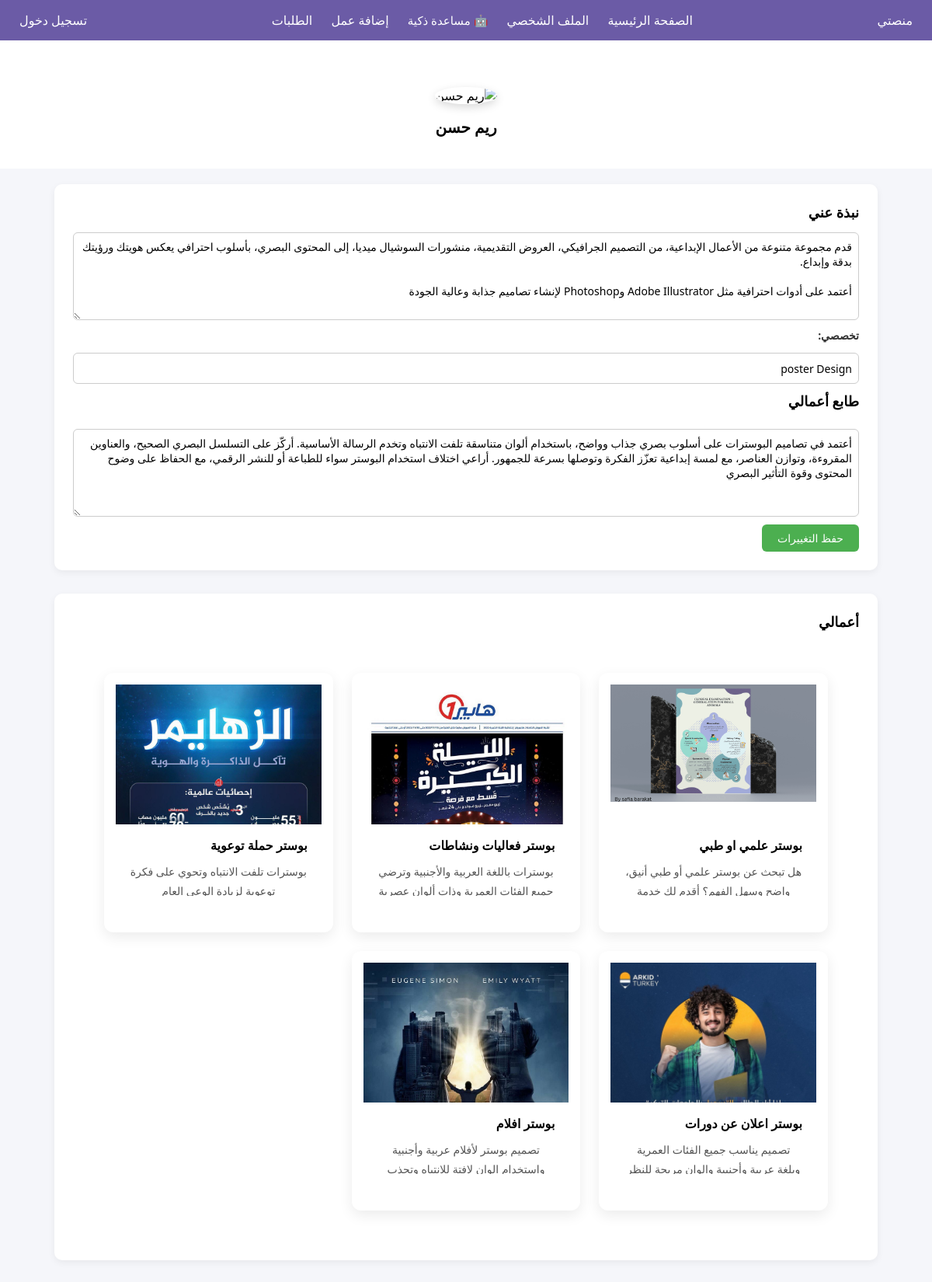
The page /designer/profile (signed in) on the database as committed earlier.
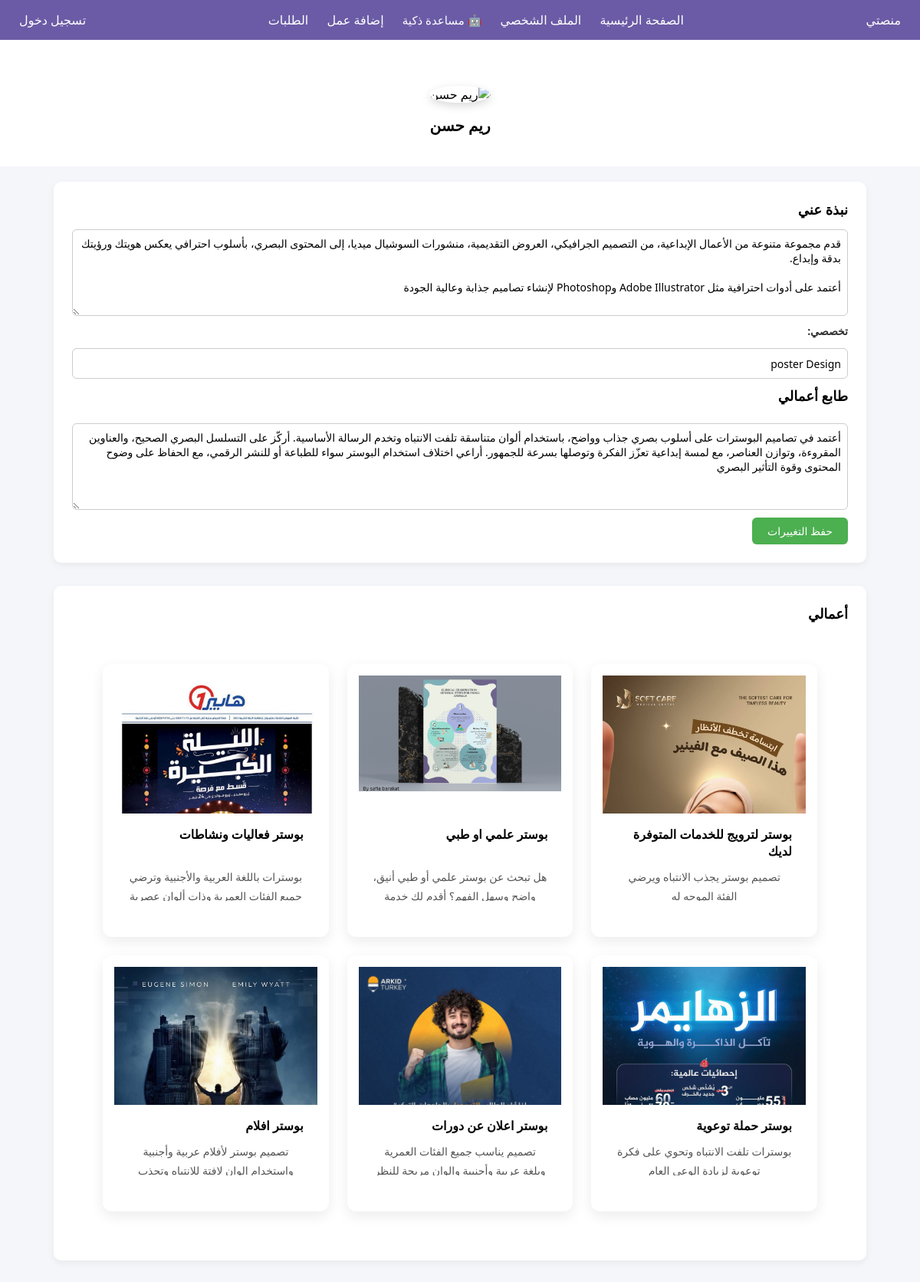
The same page on the database as committed later.
### tables this page shows
CREATE TABLE designs (
    id INTEGER PRIMARY KEY AUTOINCREMENT,
    designer_id INTEGER,
    title TEXT,
    description TEXT,
    image_path TEXT,
    FOREIGN KEY (designer_id) REFERENCES users(id)
);

### app/designer/routes.py (the view, shortened to what this page needs)
@designer_bp.route('/profile', methods=['GET', 'POST'])
def profile():
    if not designer_required():
        flash('غير مسموح بالدخول!')
        return redirect(url_for('auth.login'))
    conn = sqlite3.connect(Config.DATABASE)
    conn.row_factory = sqlite3.Row
    cursor = conn.cursor()
    designer = cursor.execute(
        'SELECT * FROM users WHERE id=?',
        (session['user_id'],)
    ).fetchone()
    portfolio = cursor.execute(
        'SELECT * FROM designs WHERE designer_id=? ORDER BY id DESC',
        (session['user_id'],)
    ).fetchall()
    conn.close()
    return render_template(
        'designer/profile.html',
        designer=designer,
        portfolio=portfolio
    )

### app/designer/routes.py (called while the page is built)
def designer_required():
    return 'role' in session and session['role'] == 'designer'

### app/designer/templates/designer/profile.html (shortened to what this page needs)
{% extends 'base.html' %}
{% block content %}
<section class="profile-header">
    <div class="profile-avatar">
        <img src="{{ url_for('static', filename=designer['avatar'] if designer['avatar'] else 'img/profile.webp') }}"
             alt="{{ designer['username'] }}">
    </div>
    <h2 class="profile-name">{{ designer['username'] }}</h2>
</section>
<section class="profile-content">
    <div class="profile-box">
        <h3>نبذة عني</h3>
        <form method="POST">
            <textarea name="bio" rows="5" class="bio-textarea" placeholder="اكتب نبذة عنك هنا...">{{ designer['bio'] }}</textarea>
            <label>تخصصي:</label>
            <input type="text" name="specialty" class="input-field" placeholder="مثال: تصميم شعارات وهويات بصرية" value="{{ designer['specialty'] }}">
              <h3>طابع أعمالي</h3>
        <textarea name="work_type" rows="5" class="bio-textarea" placeholder="صف طابع أعمالك هنا...">{{ designer['work_type'] }}</textarea>
            <button type="submit" class="btn-save">حفظ التغييرات</button>
        </form>
    </div>
    <div class="profile-box">
        <h3>أعمالي</h3>
        <div class="portfolio-grid">
            {% for work in portfolio %}
            <div class="portfolio-card">
                <div class="card-image">
                    <a href="{{ url_for('static', filename=work['image_path'].split('static/')[-1]) }}" target="_blank">
                        <img src="{{ url_for('static', filename=work['image_path'].split('static/')[-1]) }}"
                             alt="{{ work['title'] }}">
                    </a>
                </div>
                <div class="card-body">
                    <h4>{{ work['title'] }}</h4>
                    <p>{{ work['description'] }}</p>
                </div>
            </div>
            {% endfor %}
        </div>
    </div>
</section>
{% endblock %}

Rows that differ between the two databases and show on the page:
added designs: image_path (picture), title "بوستر لترويج للخدمات المتوفرة لديك", description "تصميم بوستر يجذب الانتباه ويرضي الفئة الموجه له"
